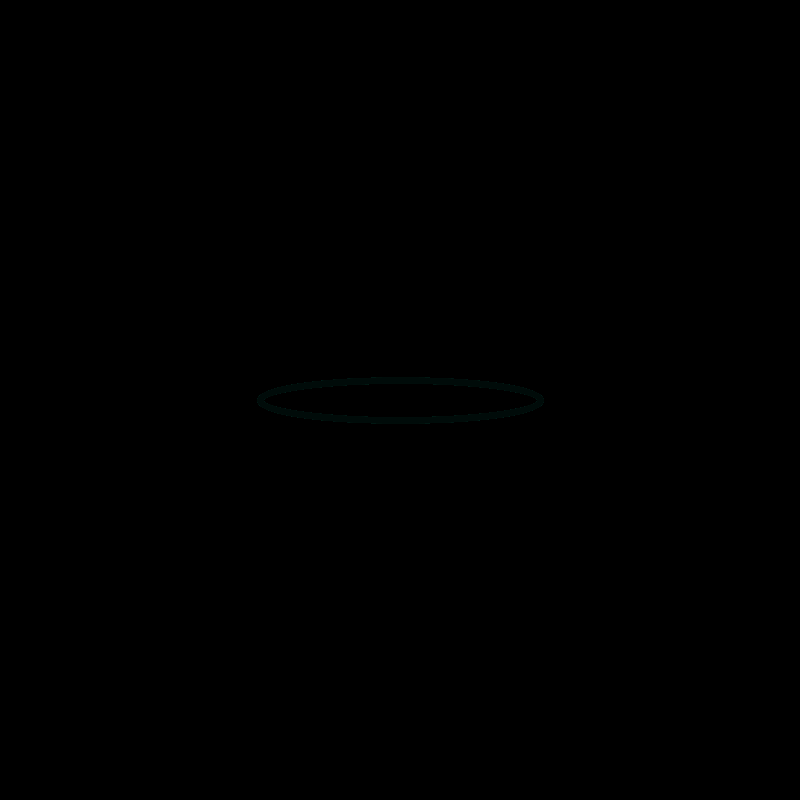
Frame 1 (no input)
Frame 60 (the mouse pressed at the canvas centre just before this capture): identical to frame 1, image omitted
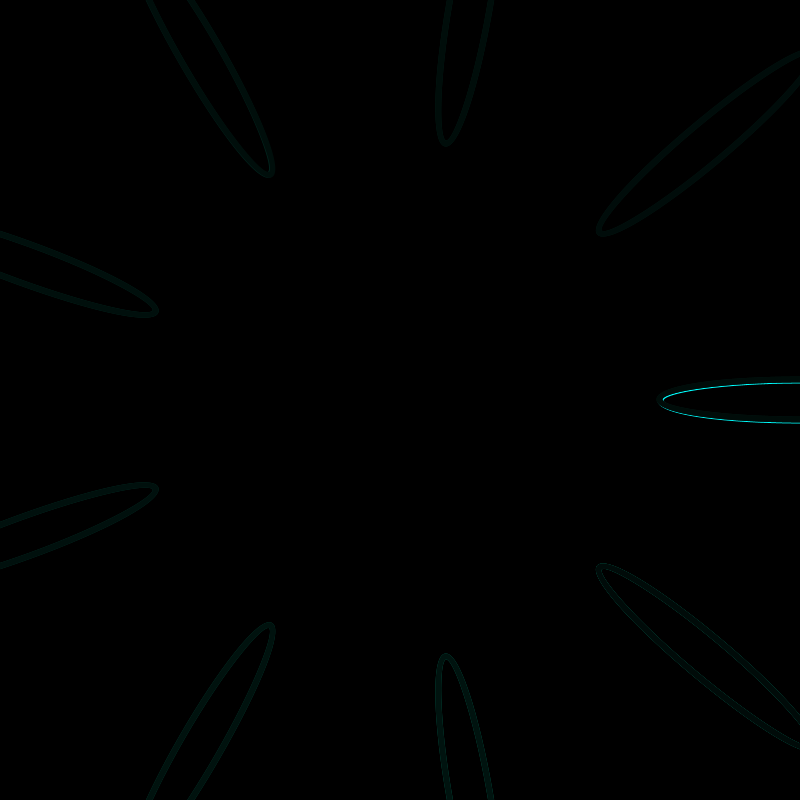
Frame 120 (the mouse held since frame 60 and released just before this capture)

The Processing sketch that drew these frames (run headless with seeded random() and noise(); from frame 60 on, the mouse is pressed at the canvas centre):

// Processing sketch: processing_41290
// ── processing_41290.pde

int xStart; // starting point x axis
int yStart;  // starting point y axis
int diamX;  // x axis diameter of ellipse
int diamY;  // y axis diameter of ellipse

void setup() {
  size(800, 800);
  smooth();
  xStart = 400;
  yStart = 400;
  diamX = 280;
  diamY = 40;
}

void draw() {
  background(0);
  strokeWeight(6);
  stroke(0, 218, 174, 150);
  for (float i = 0; i < 20; i++) {
    pushMatrix();
    noFill();
    translate(xStart, yStart);
    rotate(radians(i*mouseY));
    stroke(0, 218/i, 174/i);
    ellipse(mouseX, 0, diamX, diamY);
    popMatrix();
  }
}
